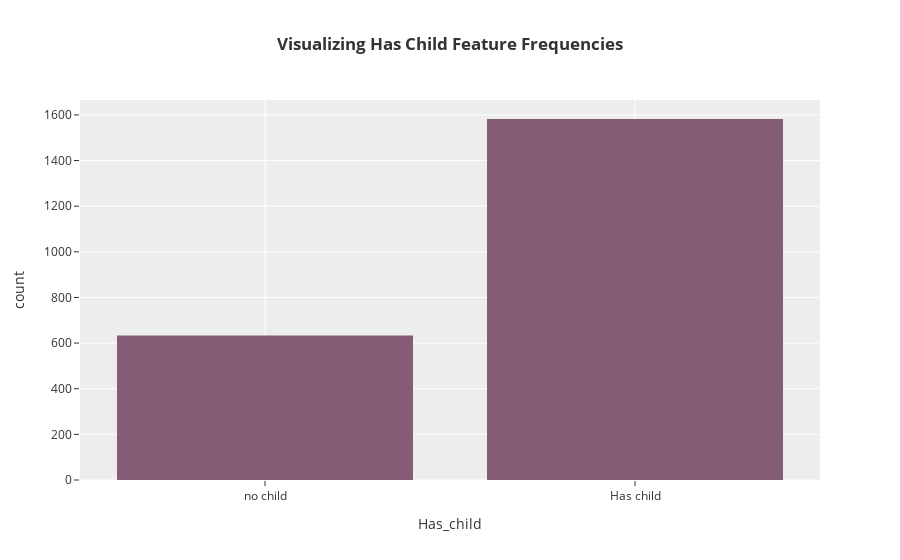

Source (notebook cell):
### Code cell
px.histogram(data,
             x="Has_child",
             color_discrete_sequence=px.colors.qualitative.Antique,
             title= "<b>Visualizing Has Child Feature Frequencies")

### Figure 1 — Plotly figure (JSON) as saved in the notebook; plotly's stock layout.template omitted (floating-point values rounded to 4 significant figures; data arrays with more than 128 entries replaced by an {"elided": "..."} marker saying what was removed)
{"data": [{"alignmentgroup": "True", "bingroup": "x", "hovertemplate": "Has_child=%{x}<br>count=%{y}<extra></extra>", "legendgroup": "", "marker": {"color": "rgb(133, 92, 117)", "pattern": {"shape": ""}}, "name": "", "offsetgroup": "", "orientation": "v", "showlegend": false, "type": "histogram", "x": {"elided": "2215 str values"}, "xaxis": "x", "yaxis": "y"}], "layout": {"barmode": "relative", "legend": {"tracegroupgap": 0}, "title": {"text": "<b>Visualizing Has Child Feature Frequencies"}, "xaxis": {"anchor": "y", "domain": [0, 1], "title": {"text": "Has_child"}}, "yaxis": {"anchor": "x", "domain": [0, 1], "title": {"text": "count"}}}}
